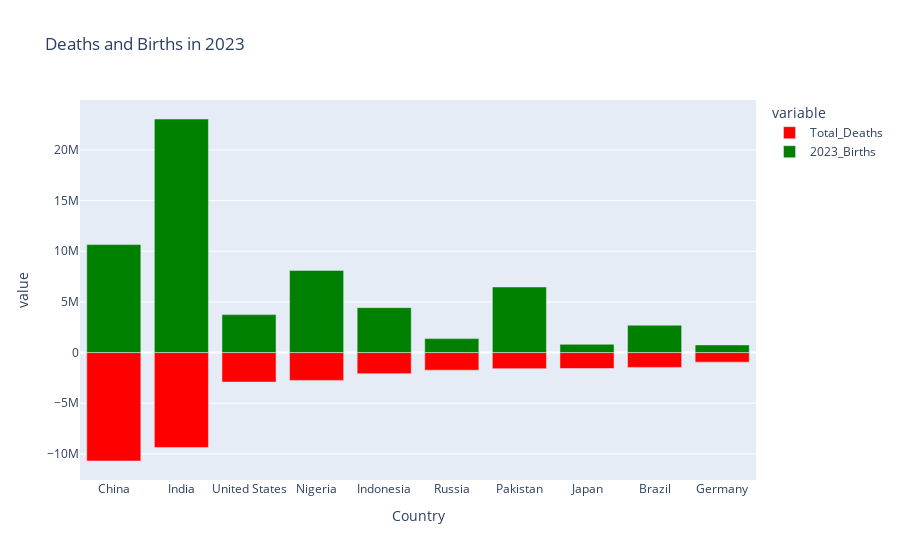

Notebook code for this chart:
### Markdown cell above
# Deaths and Births in Top 10 Countries

### Code cell
df3 = population[['Country', '2023_Births', '2023_Deaths', '2023_Male_Deaths', '2023_Female_Deaths']]
sorted_df3 = df3.sort_values(by='2023_Deaths', ascending=False)
top_10 = sorted_df3.head(10)
top_10['Total_Deaths'] = -(top_10['2023_Male_Deaths'] + top_10['2023_Female_Deaths'])
fig8 = px.bar(top_10, x='Country', y=['Total_Deaths', '2023_Births'],
             color_discrete_sequence=['red', 'green'],
             title='Deaths and Births in 2023'
             )

fig8.show()

### Figure 1 — Plotly figure (JSON) as saved in the notebook; plotly's stock layout.template omitted (floating-point values rounded to 4 significant figures)
{"data": [{"alignmentgroup": "True", "hovertemplate": "variable=Total_Deaths<br>Country=%{x}<br>value=%{y}<extra></extra>", "legendgroup": "Total_Deaths", "marker": {"color": "red", "pattern": {"shape": ""}}, "name": "Total_Deaths", "offsetgroup": "Total_Deaths", "orientation": "v", "showlegend": true, "textposition": "auto", "type": "bar", "x": ["China", "India", "United States", "Nigeria", "Indonesia", "Russia", "Pakistan", "Japan", "Brazil", "Germany"], "xaxis": "x", "y": [-10705689, -9368327, -2912401, -2747862, -2088650, -1738708, -1589297, -1574865, -1465348, -947408], "yaxis": "y"}, {"alignmentgroup": "True", "hovertemplate": "variable=2023_Births<br>Country=%{x}<br>value=%{y}<extra></extra>", "legendgroup": "2023_Births", "marker": {"color": "green", "pattern": {"shape": ""}}, "name": "2023_Births", "offsetgroup": "2023_Births", "orientation": "v", "showlegend": true, "textposition": "auto", "type": "bar", "x": ["China", "India", "United States", "Nigeria", "Indonesia", "Russia", "Pakistan", "Japan", "Brazil", "Germany"], "xaxis": "x", "y": [10660034, 23056737, 3745361, 8109136, 4434122, 1375609, 6474370, 813751, 2699785, 755129], "yaxis": "y"}], "layout": {"autosize": true, "barmode": "relative", "legend": {"title": {"text": "variable"}, "tracegroupgap": 0}, "title": {"text": "Deaths and Births in 2023"}, "xaxis": {"anchor": "y", "autorange": true, "domain": [0, 1], "range": [-0.5, 9.5], "title": {"text": "Country"}, "type": "category"}, "yaxis": {"anchor": "x", "autorange": true, "domain": [0, 1], "range": [-12580000.0, 24930000.0], "title": {"text": "value"}, "type": "linear"}}}
